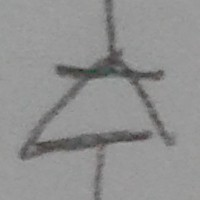
#> input picture trainData/train/0_diode/1.jpeg, 200 x 200 px, found by its file name; its folder holds 3 pictures in this run
$ python svm_train.py
#> lines starting #> are read from the running program, lines starting #| are printed output that depends on the picture; after the words box and inside, x2 and y2 are one past the last pixel; in counts of white or black regions, pixels touching at a corner belong together
import os
import sys
import cv2
import numpy as np

def get_hog() :
    winSize = (100,100)
    blockSize = (10,10)
    blockStride = (5,5)
    cellSize = (10,10)
    nbins = 9
    derivAperture = 1
    winSigma = -1.
    histogramNormType = 0
    L2HysThreshold = 0.2
    gammaCorrection = 1
    nlevels = 64
    signedGradient = True

    hog = cv2.HOGDescriptor(winSize,blockSize,blockStride,cellSize,nbins,derivAperture,winSigma,histogramNormType,L2HysThreshold,gammaCorrection,nlevels, signedGradient)

    return hog

def load_trainData(image_path):
#> called with image_path = 'data/train'
    trainData = []
    trainLabel = []
    i = 0
    for path in sorted(os.listdir(image_path)):

        files = os.listdir(image_path +'/'+ path)
        for f in files:
             if (f.endswith('.png') or f.endswith('.jpeg') or f.endswith('.jpg')):
                 trainData.append(image_path +'/'+ path +'/' + f)
                 trainLabel.extend([x for x in np.repeat(i,4)])

        print ("{} -> {} ".format(path,i))
        i = i+1
#> pass 2 of the loop in load_trainData, `for path in sorted(os.listdir(image_path)):`:

    return trainData,trainLabel


if __name__ == '__main__':

    image_path = "data/train"
    trainData,trainLabel  = load_trainData(image_path)

    # HoG feature descriptor
    hog = get_hog();
    hog_descriptors = []
    svm = cv2.ml.SVM_create()
    svm.setKernel(cv2.ml.SVM_RBF)
    svm.setType(cv2.ml.SVM_C_SVC)

    k=0
    for data in trainData:
        img = cv2.imread(data,0)
#> img: shape (200, 200); min 39, max 164, mean 144.8
        resized_img = cv2.resize(img,(100,100),interpolation = cv2.INTER_CUBIC)
        gauss_img = cv2.GaussianBlur(resized_img,(9,9),0)
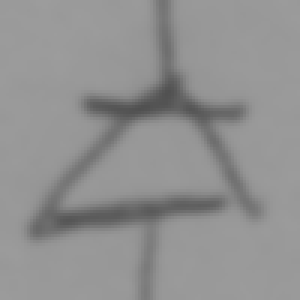
#> gauss_img: shape (100, 100) (shown 3 times larger); min 80, max 156, mean 144.8
        th = cv2.adaptiveThreshold(gauss_img,255,cv2.ADAPTIVE_THRESH_GAUSSIAN_C,\
        		cv2.THRESH_BINARY_INV,11,2)
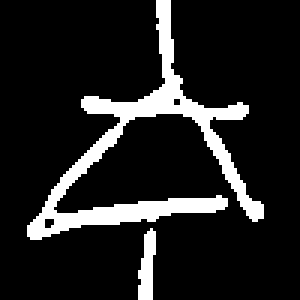
#> th: shape (100, 100) (shown 3 times larger); 12.7% white; 2 white regions, box (x1, y1, x2, y2) and area: (9, 0, 88, 80) 1175, (46, 76, 52, 100) 99
        cv2.imwrite('data/th/'+str(k)+'.jpg',th)
        hog_descriptors.append(hog.compute(th))
        rows,cols = resized_img.shape
#> rows = 100; cols = 100
        for i in [1,2,3]:
            M   = cv2.getRotationMatrix2D((cols/2,rows/2),i*90,1)
            dst = cv2.warpAffine(th,M,(cols,rows))
            hog_descriptors.append(hog.compute(dst))
            cv2.imwrite('data/th/'+str(k)+'_'+str(i)+'.jpg',dst)
#> this loop made 3 passes
#> pass 1, `dst = cv2.warpAffine(th,M,(cols,rows))`:
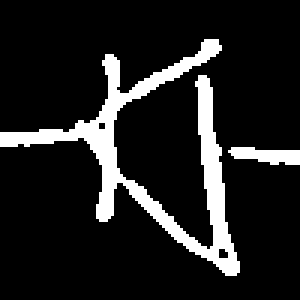
#> dst: shape (100, 100) (shown 3 times larger); 12.7% white; 2 white regions, box (x1, y1, x2, y2) and area: (0, 13, 80, 92) 1175, (76, 49, 100, 55) 99
#> pass 2, `dst = cv2.warpAffine(th,M,(cols,rows))`:
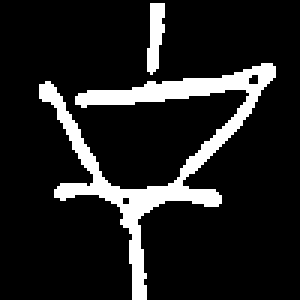
#> dst: shape (100, 100) (shown 3 times larger); 12.7% white; 2 white regions, box (x1, y1, x2, y2) and area: (13, 21, 92, 100) 1170, (49, 1, 55, 25) 99
#> pass 3, `dst = cv2.warpAffine(th,M,(cols,rows))`:
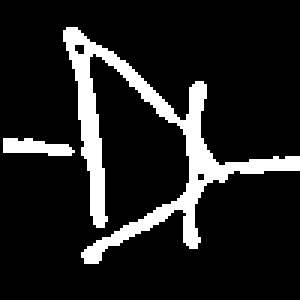
#> dst: shape (100, 100) (shown 3 times larger); 12.7% white; 2 white regions, box (x1, y1, x2, y2) and area: (21, 9, 100, 88) 1170, (1, 46, 25, 52) 99
#> after the loop, hog_descriptors = 4 items

        k = k+1
#> pass 2 of the loop `for data in trainData:`:
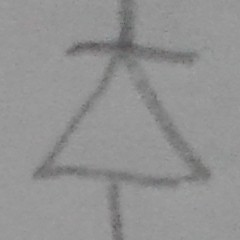
#> input picture trainData/train/0_diode/10.jpeg, 240 x 240 px, found by its file name
#> img: shape (240, 240)
#> `th = cv2.adaptiveThreshold(gauss_img,255,cv2.ADAPTIVE_THRESH_GAUSSIAN_..`:
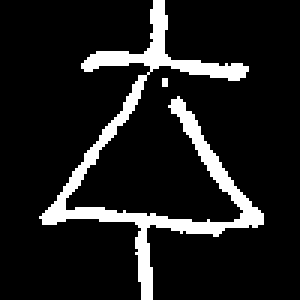
#> th: shape (100, 100) (shown 3 times larger); 11.5% white; 2 white regions (1 under 20 px), largest, box (x1, y1, x2, y2) and area: (13, 0, 88, 100) 1142
#> the loop `for i in [1,2,3]:` made 3 passes
#> M on passes 1 to 3: [[6.12e-17, 1, -7.11e-15], [-1, 6.12e-17, 100]], [[-1, 1.22e-16, 100], [-1.22e-16, -1, 100]], [[-1.84e-16, -1, 100], [1, -1.84e-16, 1.42e-14]]
#> pass 3, `dst = cv2.warpAffine(th,M,(cols,rows))`:
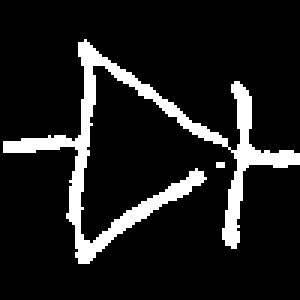
#> dst: shape (100, 100) (shown 3 times larger); 11.4% white; 2 white regions (1 under 20 px), largest, box (x1, y1, x2, y2) and area: (1, 13, 100, 88) 1138
#> after the loop `for i in [1,2,3]:`: hog_descriptors = 8 items
#> pass 3 of the loop `for data in trainData:`:
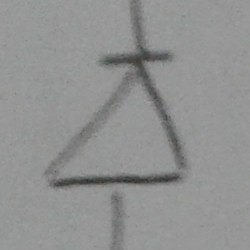
#> input picture trainData/train/0_diode/11.jpeg, 250 x 250 px, found by its file name
#> img: shape (250, 250)
#> `th = cv2.adaptiveThreshold(gauss_img,255,cv2.ADAPTIVE_THRESH_GAUSSIAN_..`:
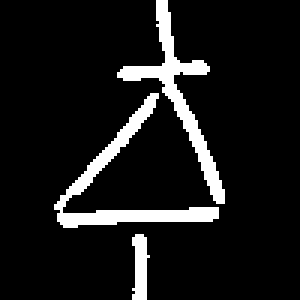
#> th: shape (100, 100) (shown 3 times larger); 9.5% white; 3 white regions, box (x1, y1, x2, y2) and area: (18, 31, 73, 76) 436, (39, 0, 75, 68) 423, (44, 78, 50, 100) 94
#> the loop `for i in [1,2,3]:` made 3 passes
#> pass 3, `dst = cv2.warpAffine(th,M,(cols,rows))`:
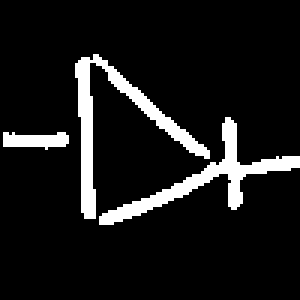
#> dst: shape (100, 100) (shown 3 times larger); 9.5% white; 3 white regions, box (x1, y1, x2, y2) and area: (25, 18, 70, 73) 436, (33, 39, 100, 75) 419, (1, 44, 23, 50) 94
#> after the loop `for i in [1,2,3]:`: hog_descriptors = 12 items
#> the loop made 4 passes; the first 3 are shown

    svm.trainAuto(np.array(hog_descriptors,np.float32), cv2.ml.ROW_SAMPLE, np.array(trainLabel))
    svm.save('svm_data.dat')

    test = cv2.imread("data/img.jpg",0)
#> (the run stopped early here; a loop or call above may not have finished)
